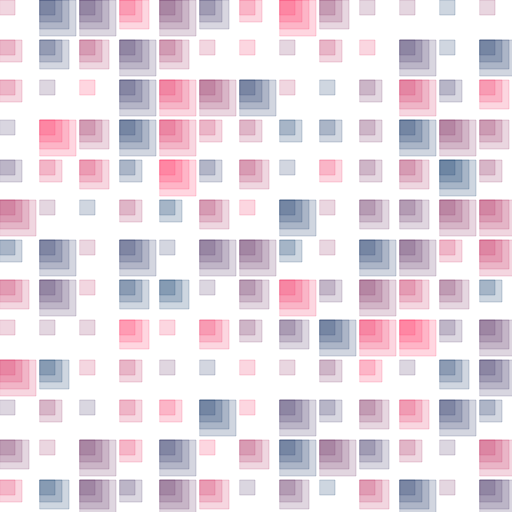
Frame 1 (no input)
Frame 60 (no input): identical to frame 1, image omitted
Frame 120 (the mouse pressed at the canvas centre since frame 60): identical to frame 1, image omitted

The p5.js sketch that drew this single still picture (run headless with seeded random() and noise() and a simulated clock; from frame 60 on, the mouse is pressed at the canvas centre):

// p5.js sketch
// ── sketch.js
//Declaramos un array de la clase "Modulo". Se hace igual que un array tradicional.
let modulos = [];

function setup() {
    createCanvas(512, 512); 

    // //inicializamos todos los elementos (onjetos "modulo" en este caso) con la informacion que necesita
    // for (let i = 0; i < modulos[0].length; ++i) {
    //   modulos[i]= [];
    //     for (let j = 0; j < modulos[1].length; ++j) {
    //         //Eneste ejemplo, le pasamos solo valores random, pero esto se puede hacer en el orden que queramos
    //         modulos[i][j] = new Modulo(random(width), random(height), random(10,30), color(random(255), 100, 200, 50), floor(random(1, 5)));    
    //     }
    // }

    //Este for loop bidimiensional los ordena en grilla. Apagar el de arriba al prender este para verlo mejor
    for (let i = 0; i < 20; ++i) {
      modulos[i]= [];
        for (let j = 0; j < 20; ++j) {
            //En este ejemplo, le pasamos solo valores random, pero esto se puede hacer en el orden que queramos
            modulos[i][j] = new Modulo(40*i, 40*j, 15, color(random(255), 50, 100, 50), floor(random(1, 5)));
        }
    }
}

function draw() {
    background(255);
    
    //Invocamos el metodo dibuja() de cada objeto
    for (let i = 0; i < modulos[0].length; ++i) {
        for (let j = 0; j < modulos[1].length; ++j) {
            modulos[i][j].dibuja();
        }
    }
}

//CLASE BASICA

class Modulo {
    
    //Constructor
    constructor(x, y, t, c, n) {
        this.posX = x;
        this.posY = y;
        this.tam = t;
        this.col = color(c);
        this.nRepeticiones = n;
        
    }
    
    //Metodos. En este caso, solo tenemos 1 que dibuja
    dibuja() {
        
        fill(this.col);
        stroke(this.col);
        //noFill();
        //Aca usamos la variable int "nRepeticiones" para la cantidad de vueltas del for loop.
        //Entonces cada objeto va a dibujar una cantidad de repeticiones dada por lo que venga del sketch principal
        for (let i = 0; i < this.nRepeticiones; ++i) {
            rect(this.posX, this.posY, this.tam + 7 * i, this.tam + 7 * i);
        }
    }
} 
